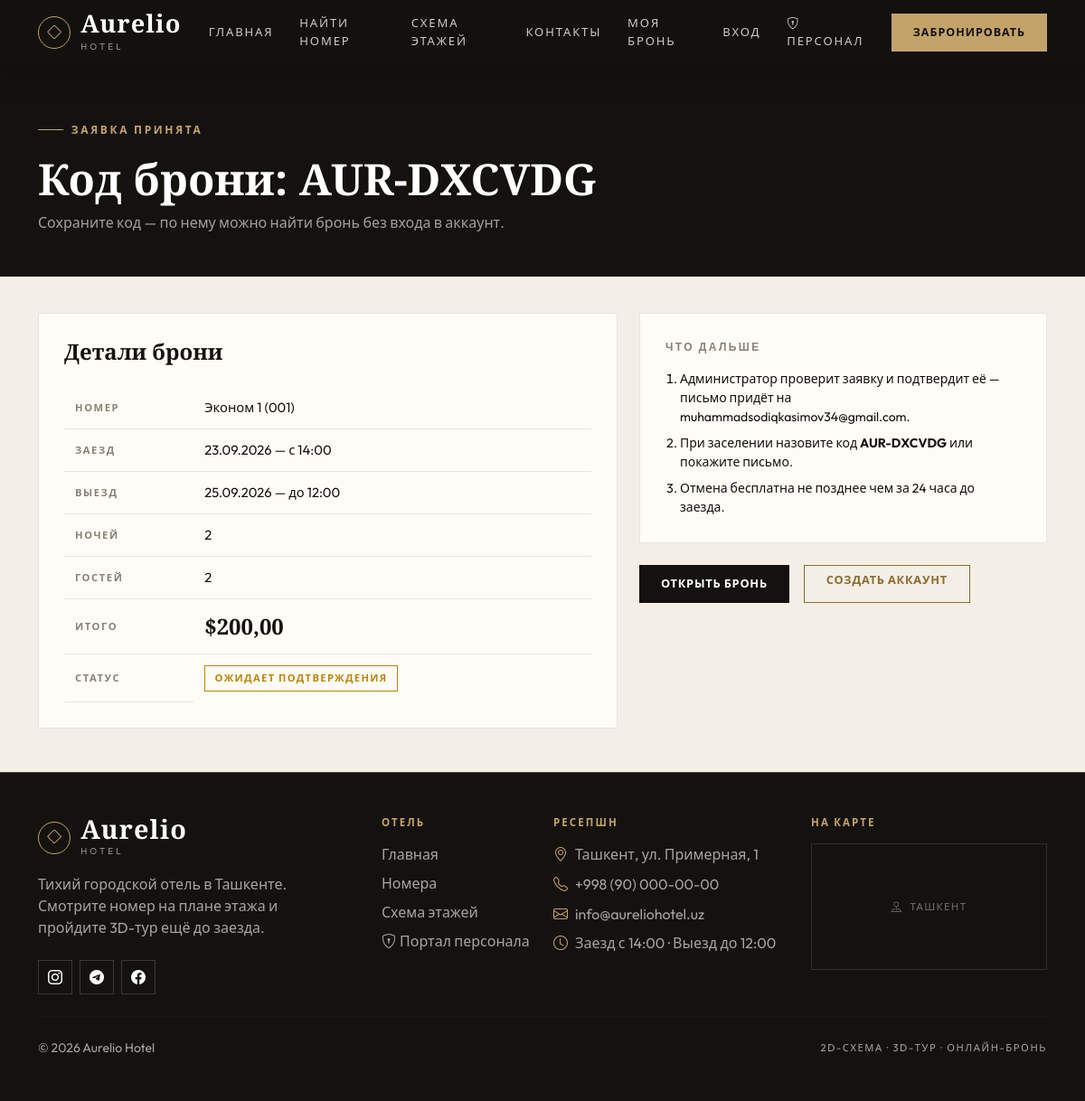
Page /bookings/AUR-DXCVDG/success/ on the earlier database version.
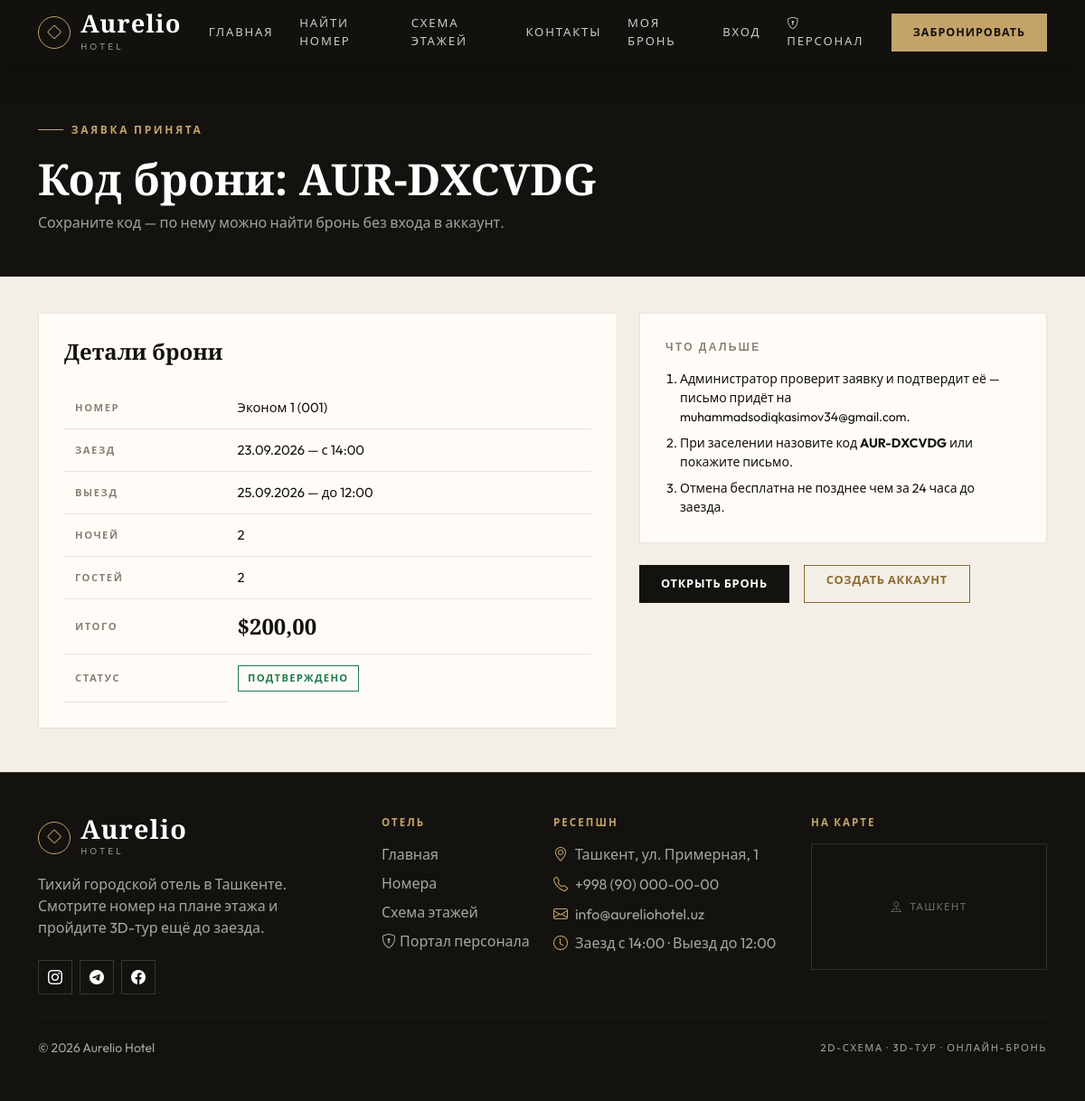
Same page on the later database version.
### bookings/models.py (models this page shows, shortened)
class Booking(models.Model):
    STATUS_PENDING = 'pending'
    STATUS_CONFIRMED = 'confirmed'
    STATUS_CHECKED_IN = 'checked_in'
    STATUS_CHECKED_OUT = 'checked_out'
    STATUS_CANCELLED = 'cancelled'
    STATUS_NO_SHOW = 'no_show'
    STATUS_CHOICES = [
        (STATUS_PENDING, 'Ожидает подтверждения'),
        (STATUS_CONFIRMED, 'Подтверждено'),
        (STATUS_CHECKED_IN, 'Гость заселён'),
        (STATUS_CHECKED_OUT, 'Выезд завершён'),
        (STATUS_CANCELLED, 'Отменено'),
        (STATUS_NO_SHOW, 'Гость не приехал'),
    ]
    ACTIVE_STATUSES = (STATUS_PENDING, STATUS_CONFIRMED, STATUS_CHECKED_IN)
    STAFF_TRANSITIONS = {
        STATUS_PENDING: [STATUS_CONFIRMED, STATUS_CANCELLED, STATUS_NO_SHOW],
        STATUS_CONFIRMED: [STATUS_CHECKED_IN, STATUS_CANCELLED, STATUS_NO_SHOW],
        STATUS_CHECKED_IN: [STATUS_CHECKED_OUT],
        STATUS_CHECKED_OUT: [],
        STATUS_CANCELLED: [],
        STATUS_NO_SHOW: [STATUS_CONFIRMED, STATUS_CANCELLED],
    }
    SOURCE_CHOICES = [
        ('site', 'Онлайн-бронирование'),
        ('desk', 'Стойка регистрации'),
    ]
    code = models.CharField(
        max_length=12,
        unique=True,
        editable=False,
        default=generate_booking_code,
        verbose_name="Код брони",
    )
    user = models.ForeignKey(
        User,
        on_delete=models.SET_NULL,
        null=True,
        blank=True,
        related_name='bookings',
        verbose_name="Клиент",
    )
    room = models.ForeignKey(
        Room, on_delete=models.CASCADE, related_name='bookings', verbose_name="Номер"
    )
    check_in = models.DateField(verbose_name="Дата заезда")
    check_out = models.DateField(verbose_name="Дата выезда")
    guests = models.PositiveSmallIntegerField(
        default=1, validators=[MinValueValidator(1)], verbose_name="Количество гостей"
    )
    guest_name = models.CharField(max_length=120, verbose_name="Имя гостя")
    guest_email = models.EmailField(verbose_name="E-mail гостя")
    guest_phone = models.CharField(max_length=30, blank=True, verbose_name="Телефон гостя")
    special_requests = models.TextField(blank=True, verbose_name="Пожелания")
    is_paid = models.BooleanField(default=False, verbose_name="Оплачено")
    payment_id = models.CharField(max_length=255, blank=True, null=True, verbose_name="ID платежа (Payme/Click/Stripe)")
    total_price = models.DecimalField(
        max_digits=10, decimal_places=2, blank=True, null=True, verbose_name="Итоговая сумма"
    )
    status = models.CharField(
        max_length=20, choices=STATUS_CHOICES, default=STATUS_PENDING, verbose_name="Статус"
    )
    source = models.CharField(
        max_length=10, choices=SOURCE_CHOICES, default='site', verbose_name="Источник"
    )
    created_at = models.DateTimeField(auto_now_add=True, verbose_name="Дата создания")
    updated_at = models.DateTimeField(auto_now=True, verbose_name="Обновлено")
    status_changed_at = models.DateTimeField(null=True, blank=True, verbose_name="Статус изменён")
    class Meta:
        verbose_name = "Бронирование"
        verbose_name_plural = "Бронирования"
        ordering = ('-created_at',)
        constraints = [
            models.CheckConstraint(
                **{('condition' if django.VERSION >= (5, 1) else 'check'): Q(check_out__gt=F('check_in'))},
                name='booking_check_out_after_check_in',
            ),
        ]
        indexes = [
            models.Index(fields=['room', 'check_in', 'check_out']),
            models.Index(fields=['status']),
        ]
    def __init__(self, *args, **kwargs):
        super().__init__(*args, **kwargs)
        self._original_status = self.status
    @property
    def nights(self):
        if not self.check_in or not self.check_out:
            return 0
        return max((self.check_out - self.check_in).days, 0)
    @property
    def status_css(self):
        return {
            self.STATUS_PENDING: 'status-pending',
            self.STATUS_CONFIRMED: 'status-confirmed',
            self.STATUS_CHECKED_IN: 'status-in',
            self.STATUS_CHECKED_OUT: 'status-out',
            self.STATUS_CANCELLED: 'status-cancelled',
            self.STATUS_NO_SHOW: 'status-noshow',
        }.get(self.status, 'status-pending')

### rooms/models.py (models this page shows, shortened)
class Room(models.Model):
    HOUSEKEEPING_CHOICES = [
        ('clean', 'Чисто'),
        ('dirty', 'Требует уборки'),
        ('inspected', 'Проверено менеджером'),
        ('out_of_service', 'Вне эксплуатации'),
    ]
    floor = models.ForeignKey(
        Floor,
        on_delete=models.CASCADE,
        related_name='rooms',
        null=True,
        blank=True,
        verbose_name="Этаж"
    )
    room_number = models.CharField(
        max_length=10, blank=True, verbose_name="Номер комнаты", help_text="Например, 201"
    )
    title = models.CharField(max_length=200, verbose_name="Название номера")
    description = models.TextField(verbose_name="Описание")
    image = models.ImageField(upload_to='rooms/', blank=True, null=True, verbose_name="Фото номера")
    price_per_night = models.DecimalField(max_digits=10, decimal_places=2, verbose_name="Цена за ночь ($)")
    capacity = models.IntegerField(default=2, verbose_name="Вместимость (чел)")
    amenities = models.ManyToManyField(Amenity, blank=True, related_name='rooms', verbose_name="Удобства")
    homebyme_embed_url = models.URLField(blank=True, null=True, verbose_name="Ссылка на 3D-тур HomeByMe")
    model_3d = models.FileField(upload_to='rooms_3d/', blank=True, null=True, verbose_name="3D-модель номера (.glb)")
    x_pos = models.IntegerField(default=50, verbose_name="Позиция X (%)")
    y_pos = models.IntegerField(default=50, verbose_name="Позиция Y (%)")
    is_active = models.BooleanField(default=True, verbose_name="Доступен для бронирования")
    housekeeping = models.CharField(
        max_length=20, choices=HOUSEKEEPING_CHOICES, default='clean', verbose_name="Статус уборки"
    )
    class Meta:
        verbose_name = "Номер"
        verbose_name_plural = "Номера"
        ordering = ('room_number', 'title')
    @property
    def display_number(self):
        return self.room_number or f"{self.pk:03d}"

### bookings/views.py (the view)
# urls.py: path('<str:code>/success/', views.booking_success, name='booking_success'),
def booking_success(request, code):
    booking = _get_booking_or_none(request, code) or get_object_or_404(Booking, code=code.upper())
    return render(request, 'bookings/booking_success.html', {'booking': booking, 'currency': CURRENCY})

### bookings/views.py (called while the page is built)
def _can_view(request, booking):
    if is_staff_member(request.user):
        return True
    if booking.user_id and request.user.is_authenticated and booking.user_id == request.user.id:
        return True
    return booking.code in request.session.get('booking_codes', [])

def _get_booking_or_none(request, code):
    booking = (
        Booking.objects.select_related('room', 'room__floor', 'user')
        .filter(code=(code or '').strip().upper())
        .first()
    )
    if booking and _can_view(request, booking):
        return booking
    return None

### staff/context_processors.py (called while the page is built)
def staff_status(request):
    user = getattr(request, 'user', None)
    staff_member = is_staff_member(user) if user else False
    profile = get_staff_profile(user) if staff_member else None
    return {
        'is_staff_member': staff_member,
        'staff_profile': profile,
        'can_manage_bookings': bool(profile and profile.can_manage_bookings) or bool(
            user and user.is_superuser
        ),
    }

### templates/bookings/booking_success.html (shortened to what this page needs)
{% extends 'base.html' %}
{% block content %}
<section class="page-band">
  <div class="container">
    <span class="hero-eyebrow">Заявка принята</span>
    <h1 class="mt-3">Код брони: {{ booking.code }}</h1>
    <p>Сохраните код — по нему можно найти бронь без входа в аккаунт.</p>
  </div>
</section>
<div class="container pb-5">
  <div class="row g-4">
    <div class="col-lg-7">
      <div class="panel-card">
        <h4 class="mb-4">Детали брони</h4>
        <table class="data-table">
          <tbody>
            <tr><th>Номер</th><td>{{ booking.room.title }} ({{ booking.room.display_number }})</td></tr>
            <tr><th>Заезд</th><td>{{ booking.check_in|date:"d.m.Y" }} — с 14:00</td></tr>
            <tr><th>Выезд</th><td>{{ booking.check_out|date:"d.m.Y" }} — до 12:00</td></tr>
            <tr><th>Ночей</th><td>{{ booking.nights }}</td></tr>
            <tr><th>Гостей</th><td>{{ booking.guests }}</td></tr>
            <tr><th>Итого</th><td><span class="serif-number fs-4">{{ currency }}{{ booking.total_price }}</span></td></tr>
            <tr><th>Статус</th><td><span class="status-chip {{ booking.status_css }}">{{ booking.get_status_display }}</span></td></tr>
          </tbody>
        </table>
      </div>
    </div>
    <div class="col-lg-5">
      <div class="panel-card mb-4">
        <div class="panel-title">Что дальше</div>
        <ol class="ps-3 small mb-0 d-flex flex-column gap-2">
          <li>Администратор проверит заявку и подтвердит её — письмо придёт на {{ booking.guest_email }}.</li>
          <li>При заселении назовите код <strong>{{ booking.code }}</strong> или покажите письмо.</li>
          <li>Отмена бесплатна не позднее чем за 24 часа до заезда.</li>
        </ol>
      </div>
      <div class="d-flex flex-wrap gap-3">
        <a href="{% url 'bookings:booking_detail' booking.code %}" class="btn btn-copper px-4">Открыть бронь</a>
        {% if user.is_authenticated %}
          <a href="{% url 'bookings:my_bookings' %}" class="btn btn-outline-copper px-4">Мои брони</a>
        {% else %}
          <a href="{% url 'accounts:signup' %}" class="btn btn-outline-copper px-4">Создать аккаунт</a>
        {% endif %}
      </div>
    </div>
  </div>
</div>
{% endblock %}

Differences in the rows shown:
changed Booking "AUR-DXCVDG": status "ОЖИДАЕТ ПОДТВЕРЖДЕНИЯ" → "ПОДТВЕРЖДЕНО"
